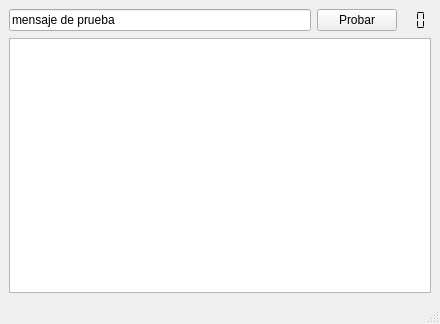
<?xml version="1.0" encoding="UTF-8"?>
<ui version="4.0">
 <class>menix</class>
 <widget class="QMainWindow" name="menix">
  <property name="geometry">
   <rect>
    <x>0</x>
    <y>0</y>
    <width>440</width>
    <height>324</height>
   </rect>
  </property>
  <property name="windowTitle">
   <string>Menix v0.2.0</string>
  </property>
  <widget class="QWidget" name="centralwidget">
   <layout class="QVBoxLayout" name="verticalLayout">
    <item>
     <layout class="QHBoxLayout" name="horizontalLayout_prueba">
      <item>
       <widget class="QLineEdit" name="lineEdit">
        <property name="text">
         <string>mensaje de prueba</string>
        </property>
       </widget>
      </item>
      <item>
       <widget class="QPushButton" name="pushButton">
        <property name="text">
         <string>Probar</string>
        </property>
       </widget>
      </item>
      <item>
       <widget class="QLCDNumber" name="lcdCola">
        <property name="enabled">
         <bool>true</bool>
        </property>
        <property name="frameShape">
         <enum>QFrame::NoFrame</enum>
        </property>
        <property name="frameShadow">
         <enum>QFrame::Plain</enum>
        </property>
        <property name="smallDecimalPoint">
         <bool>true</bool>
        </property>
        <property name="numDigits">
         <number>2</number>
        </property>
        <property name="segmentStyle">
         <enum>QLCDNumber::Flat</enum>
        </property>
        <property name="value" stdset="0">
         <double>0.000000000000000</double>
        </property>
       </widget>
      </item>
     </layout>
    </item>
    <item>
     <widget class="QTextEdit" name="textEdit">
      <property name="readOnly">
       <bool>true</bool>
      </property>
     </widget>
    </item>
   </layout>
  </widget>
  <widget class="QStatusBar" name="statusbar"/>
 </widget>
 <resources/>
 <connections/>
</ui>
